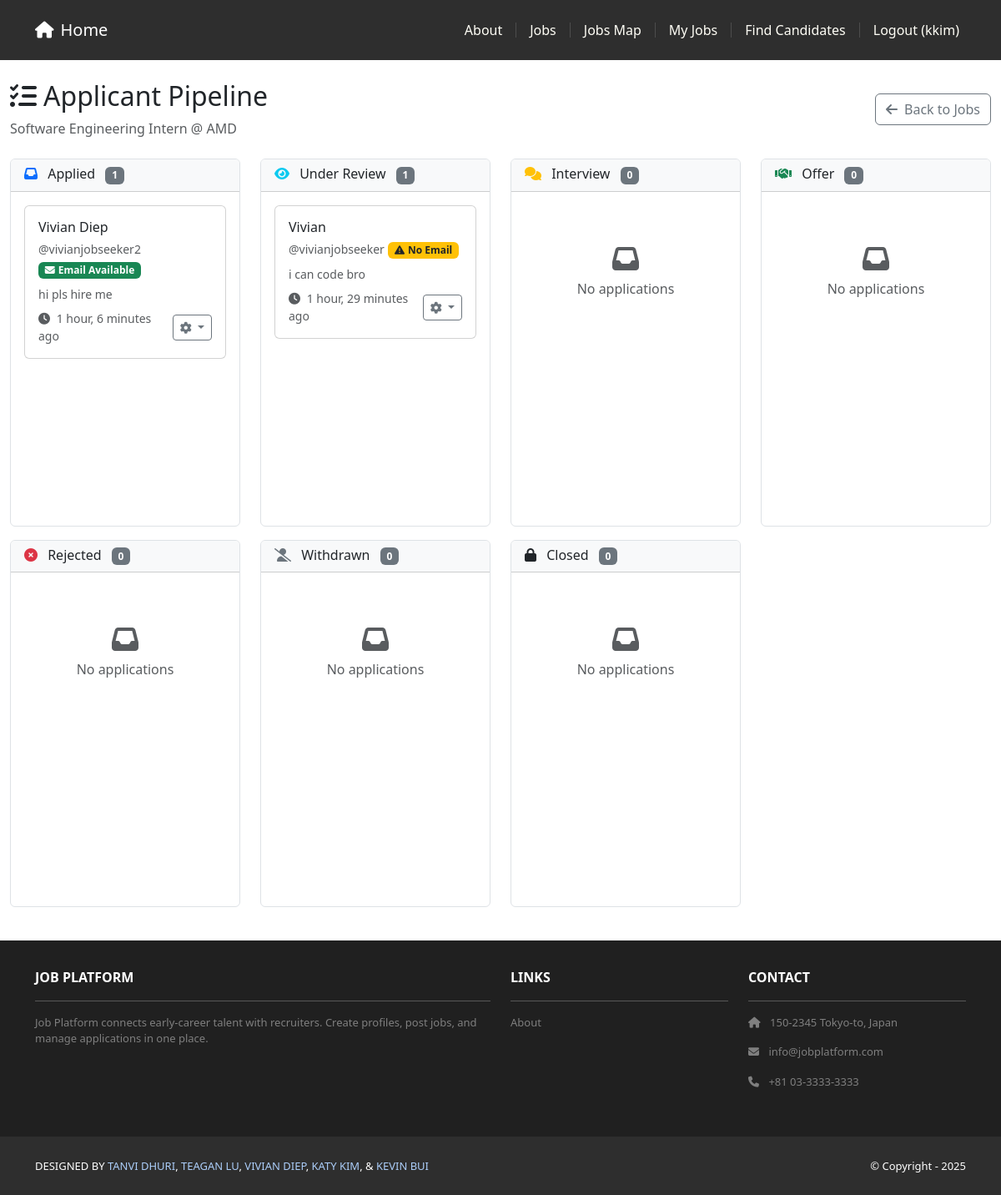
Screenshot of /jobs/recruiter/job/1/kanban/ (signed in) with the database file from the repository.
### jobs/models.py (models this page shows, shortened)
class Job(models.Model):
    objects = JobManager()
    class Status(models.TextChoices):
        DRAFT = 'draft', 'Draft'
        PUBLISHED = 'published', 'Published'
        CLOSED = 'closed', 'Closed'
    class EmploymentType(models.TextChoices):
        FULL_TIME = 'full_time', 'Full-time'
        PART_TIME = 'part_time', 'Part-time'
        CONTRACT = 'contract', 'Contract'
        INTERNSHIP = 'internship', 'Internship'
        TEMPORARY = 'temporary', 'Temporary'
        OTHER = 'other', 'Other'
    class WorkMode(models.TextChoices):
        REMOTE = 'remote', 'Remote'
        HYBRID = 'hybrid', 'Hybrid'
        ON_SITE = 'on_site', 'On-site'
    company = models.ForeignKey(Company, on_delete=models.PROTECT, related_name='jobs')
    title = models.CharField(max_length=255)
    description = models.TextField()
    required_skills = models.TextField(blank=True, help_text='Required skills (one per line or comma-separated)')
    employment_type = models.CharField(max_length=20, choices=EmploymentType.choices)
    work_mode = models.CharField(max_length=20, choices=WorkMode.choices)
    visa_required = models.BooleanField(default=False)
    salary_min = models.DecimalField(max_digits=12, decimal_places=2, null=True, blank=True)
    salary_max = models.DecimalField(max_digits=12, decimal_places=2, null=True, blank=True)
    currency = models.CharField(max_length=3, default='USD')
    office_location = models.ForeignKey(OfficeLocation, on_delete=models.SET_NULL, null=True, blank=True)
    status = models.CharField(max_length=12, choices=Status.choices, default=Status.DRAFT)
    slug = models.SlugField(max_length=300, unique=True, blank=True)
    posted_by = models.ForeignKey(settings.AUTH_USER_MODEL, on_delete=models.PROTECT, related_name='posted_jobs')
    published_at = models.DateTimeField(null=True, blank=True)
    unpublished_at = models.DateTimeField(null=True, blank=True)
    created_at = models.DateTimeField(auto_now_add=True)
    updated_at = models.DateTimeField(auto_now=True)

class Application(models.Model):
    class Status(models.TextChoices):
        APPLIED = 'applied', 'Applied'
        REVIEW = 'review', 'Under Review'
        INTERVIEW = 'interview', 'Interview'
        OFFER = 'offer', 'Offer'
        REJECTED = 'rejected', 'Rejected'
        WITHDRAWN = 'withdrawn', 'Withdrawn'
        CLOSED = 'closed', 'Closed'
    job = models.ForeignKey(Job, on_delete=models.CASCADE, related_name='applications')
    applicant = models.ForeignKey(settings.AUTH_USER_MODEL, on_delete=models.CASCADE, related_name='applications')
    application_note = models.TextField(help_text='Tell the employer why you are a good fit for this role')
    status = models.CharField(max_length=20, choices=Status.choices, default=Status.APPLIED)
    applied_at = models.DateTimeField(auto_now_add=True)
    updated_at = models.DateTimeField(auto_now=True)
    class Meta:
        ordering = ['-applied_at']
        unique_together = ['job', 'applicant']  # Prevent duplicate applications

### companies/models.py (models this page shows, shortened)
class Company(models.Model):
    name = models.CharField(max_length=255, unique=True)
    website = models.URLField(blank=True)
    description = models.TextField(blank=True)

### profiles/models.py (models this page shows, shortened)
class Profile(models.Model):
	user = models.OneToOneField(settings.AUTH_USER_MODEL, on_delete=models.CASCADE, related_name='profile')
	name = models.CharField(max_length=150)
	headline = models.CharField(max_length=150, blank=True)
	skills = models.TextField(blank=True)
	education = models.TextField(blank=True)
	experience = models.TextField(blank=True)
	links = models.TextField(blank=True, help_text='Any links (one per line)')
	is_public = models.BooleanField(default=True, help_text='Make your profile visible to recruiters')
	show_contact_info = models.BooleanField(default=True, help_text='Show contact information to recruiters')
	show_experience = models.BooleanField(default=True, help_text='Show work experience to recruiters')
	show_education = models.BooleanField(default=True, help_text='Show education to recruiters')
	show_skills = models.BooleanField(default=True, help_text='Show skills to recruiters')
	show_links = models.BooleanField(default=True, help_text='Show links to recruiters')
	preferred_location_lat = models.DecimalField(max_digits=9, decimal_places=6, null=True, blank=True, help_text='Latitude of preferred location')
	preferred_location_lng = models.DecimalField(max_digits=9, decimal_places=6, null=True, blank=True, help_text='Longitude of preferred location')
	preferred_location_address = models.CharField(max_length=255, blank=True, help_text='Address of preferred location')
	commute_radius = models.IntegerField(default=25, help_text='Preferred commute radius in miles')
	created_at = models.DateTimeField(auto_now_add=True)
	updated_at = models.DateTimeField(auto_now=True)

### jobs/views.py (the view)
# urls.py: path('recruiter/job/<int:job_id>/kanban/', views.kanban_board, name='kanban_board'),
@login_required
@user_passes_test(lambda u: is_admin(u) or is_recruiter(u))
def kanban_board(request, job_id):
    job = get_object_or_404(Job, pk=job_id)
    if job.posted_by != request.user and not is_admin(request.user):
        return HttpResponseForbidden("You don't have permission to view this job's applications.")
    applications = Application.objects.filter(job=job).select_related('applicant', 'job__company')
    applications_by_status = {}
    for status in Application.Status.choices:
        status_key = status[0]
        applications_by_status[status_key] = [
            app for app in applications if app.status == status_key
        ]
    context = {
        'job': job,
        'applications_by_status': applications_by_status,
        'status_choices': Application.Status.choices
    }
    return render(request, 'jobs/kanban_board.html', context)

### jobs/templates/jobs/kanban_board.html (shortened to what this page needs)
{% extends 'base.html' %}
{% load job_extras %}
{% block content %}
<div class="container-fluid py-4">
    <div class="d-flex justify-content-between align-items-center mb-4">
        <div>
            <h2><i class="fas fa-tasks me-2"></i>Applicant Pipeline</h2>
            <p class="text-muted mb-0">{{ job.title }} @ {{ job.company.name }}</p>
        </div>
        <a href="{% url 'jobs:my_list' %}" class="btn btn-outline-secondary">
            <i class="fas fa-arrow-left me-2"></i>Back to Jobs
        </a>
    </div>
    <div class="row">
        {% for status_key, status_label in status_choices %}
            <div class="col-md-3 mb-3">
                <div class="card border">
                    <div class="card-header bg-light">
                        <h6 class="mb-0">
                            {% if status_key == 'applied' %}
                                <i class="fas fa-inbox me-2 text-primary"></i>
                            {% elif status_key == 'review' %}
                                <i class="fas fa-eye me-2 text-info"></i>
                            {% elif status_key == 'interview' %}
                                <i class="fas fa-comments me-2 text-warning"></i>
                            {% elif status_key == 'offer' %}
                                <i class="fas fa-handshake me-2 text-success"></i>
                            {% elif status_key == 'rejected' %}
                                <i class="fas fa-times-circle me-2 text-danger"></i>
                            {% elif status_key == 'closed' %}
                                <i class="fas fa-lock me-2 text-dark"></i>
                            {% elif status_key == 'withdrawn' %}
                                <i class="fas fa-user-slash me-2 text-secondary"></i>
                            {% endif %}
                            {{ status_label }}
                            <span class="badge bg-secondary ms-2">{{ applications_by_status|get_item:status_key|length }}</span>
                        </h6>
                    </div>
                    <div class="card-body" style="min-height: 400px; max-height: 600px; overflow-y: auto;">
                        {% for application in applications_by_status|get_item:status_key %}
                            <div class="card mb-3 application-card" data-application-id="{{ application.id }}" style="cursor: move;">
                                <div class="card-body p-3">
                                    <div class="d-flex justify-content-between align-items-start mb-2">
                                        <div>
                                            <h6 class="mb-1">
                                                {% if application.applicant.profile %}
                                                    {{ application.applicant.profile.name|default:application.applicant.username }}
                                                {% else %}
                                                    {{ application.applicant.username }}
                                                {% endif %}
                                            </h6>
                                            <small class="text-muted">@{{ application.applicant.username }}</small>
                                            {% if application.applicant.email %}
                                                <small class="badge bg-success mt-1">
                                                    <i class="fas fa-envelope me-1"></i>Email Available
                                                </small>
                                            {% else %}
                                                <small class="badge bg-warning text-dark mt-1">
                                                    <i class="fas fa-exclamation-triangle me-1"></i>No Email
                                                </small>
                                            {% endif %}
                                        </div>
                                    </div>
                                    <p class="text-muted small mb-2" style="max-height: 50px; overflow: hidden;">
                                        {{ application.application_note|truncatewords:15 }}
                                    </p>
                                    <div class="d-flex justify-content-between align-items-center">
                                        <small class="text-muted">
                                            <i class="fas fa-clock me-1"></i>
                                            {{ application.applied_at|timesince }} ago
                                        </small>
                                        <div class="dropdown">
                                            <button class="btn btn-sm btn-outline-secondary dropdown-toggle" type="button"
                                                    id="dropdown{{ application.id }}" data-bs-toggle="dropdown">
                                                <i class="fas fa-cog"></i>
                                            </button>
                                        </div>
                                    </div>
                                </div>
                            </div>
                        {% empty %}
                            <p class="text-muted text-center py-5">
                                <i class="fas fa-inbox fa-2x mb-2"></i><br>
                                No applications
                            </p>
                        {% endfor %}
                    </div>
                </div>
            </div>
        {% endfor %}
    </div>
</div>
{% endblock content %}

### jobsearchplatform/templates/base.html (shortened to what this page needs)
<!DOCTYPE html>
<html>
    {% load static %}
  {% load account_tags %}
    <head>
        <link href = "https://cdn.jsdelivr.net/npm/bootstrap@5.3.3/dist/css/bootstrap.min.css" rel="stylesheet">
        <link rel= "stylesheet" href="https://cdnjs.cloudflare.com/ajax/libs/font-awesome/6.1.1/css/all.min.css">
        <link rel="stylesheet" type="text/css" href="{% static 'css/style.css' %}">
    </head>
    <body>
        <nav class="p-3 navbar navbar-dark bg-dark
        navbar-expand-lg">
     <div class="container">
       <a class="navbar-brand"
          href="{% url 'home.index' %}">
          <i class="fas fa-home me-2"></i>Home
       </a>
       <div class="collapse navbar-collapse"
            id="navbarNavAltMarkup">
         <div class="navbar-nav ms-auto navbar-ml">
           <a class="nav-link" href="{% url 'home.about' %}">About</a>
           {% if user.is_authenticated %}
             <a class="nav-link" href="{% url 'jobs:public_list' %}">Jobs</a>
             <a class="nav-link" href="{% url 'jobs:job_map' %}">Jobs Map</a>
             {% load account_tags %}
             {% if user|has_group:'recruiter' %}
               <a class="nav-link" href="{% url 'jobs:my_list' %}">My Jobs</a>
               <a class="nav-link" href="{% url 'jobs:candidate_search' %}">Find Candidates</a>
             {% endif %}
             <a class="nav-link" href="{% url 'accounts:logout' %}">Logout ({{ user.username }})</a>
           {% else %}
             <a class="nav-link" href="{% url 'accounts:login' %}">Login</a>
             <span class="nav-separator"></span>
             <a class="nav-link" href="{% url 'accounts:signup' %}">Sign Up</a>
           {% endif %}
         </div>
       </div>
     </div>
   </nav>
        <div>
            {% block content %}
            {% endblock content %}
        </div>
        <section class="p-3 ms-footer d-none d-md-block">
            <div class="container">
              <div class="row mt-3 text-white">
                <div class="col-md-6 col-lg-6 col-xl-6
                     mx-auto mb-4">
                  <b>JOB PLATFORM</b>
                  <hr />
                  <p>
                    Job Platform connects early‑career talent with recruiters.
                    Create profiles, post jobs, and manage applications in one place.
                  </p>
                </div>
                <div class="col-md-3 col-lg-3 col-xl-3
                     mx-auto mb-4">
                  <b>LINKS</b>
                  <hr />
                  <p><a class="nav-link"
                    href="{% url 'home.about' %}">
                    About
                  </a></p>
                </div>
                <div class="col-md-3 col-lg-3 col-xl-3 mx-auto
                     mb-4">
                  <b>CONTACT</b>
                  <hr />
                  <p><i class="fas fa-home me-2"></i>
                    150-2345 Tokyo-to, Japan
                  </p>
                  <p><i class="fas fa-envelope me-2"></i>
                    info@jobplatform.com
                  </p>
                  <p><i class="fas fa-phone me-2"></i>
                    +81 03-3333-3333
                  </p>
                </div>
              </div>
            </div>
          </section>
          <section class="p-3 ms-footer-bottom bg-dark">
            <div class="container d-flex
                 justify-content-between">
              <div class="me-5 text-white">
                <span>DESIGNED BY
                  <a href="https://www.x.com/danielgarax"
                  target="_blank">TANVI DHURI</a>,
                  <a href="https://www.x.com/greglim81"
                  target="_blank">TEAGAN LU</a>,
                  <a href="https://www.x.com/danielgarax"
                  target="_blank">VIVIAN DIEP</a>,
                  <a href="https://www.x.com/greglim81"
                  target="_blank">KATY KIM</a>, &
                  <a href="https://www.x.com/greglim81"
                  target="_blank">KEVIN BUI</a>
                </span>
              </div>
              <div class="text-white">
                <span>© Copyright - 2025</span>
              </div>
            </div>
          </section>
    </body>
</html>

### rows the page displays
Job: title "Software Engineering Intern", company.name "AMD"
Application: applicant.profile.name "Vivian Diep", applicant.username "vivianjobseeker2", shows "Email Available", application_note "hi pls hire me", applied_at "1 hour, 6 minutes"
Application: applicant.profile.name "Vivian", applicant.username "vivianjobseeker", shows "No Email", application_note "i can code bro", applied_at "1 hour, 29 minutes"

### other values shown
{{ user.username }} "kkim"
{{ status_label }} "Applied" "Under Review" "Interview" "Offer" "Rejected" "Withdrawn" "Closed"
{{ applications_by_status|get_item:status_key|length }} "1" "1" "0" "0" "0" "0" "0"
